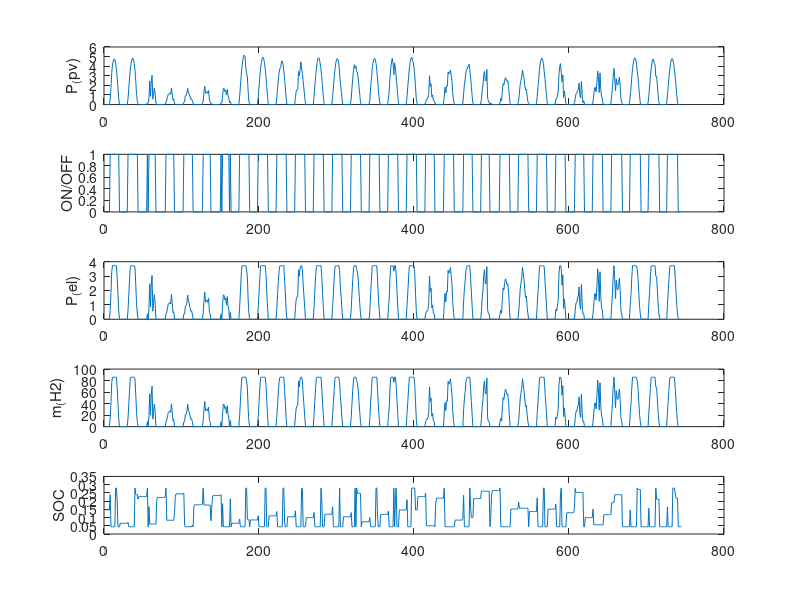

The MATLAB script that drew this image:

% Opex = 2;
% Capex = 5;
% mh2_year = 5000;
% Stack_dr = 0.00525; % Stack Degradation rate per year 0.525%
% N = 20; % Project life period 20 years
% r = 0.1; % Discount rate 10%
% 
% % Making LCOH Equation
% 
% % Generating vectors for 'n' and the discount factor
% n = 1:N;
% discount_factor = (1 + r).^n;
% 
% % Computing the two sums without loops
% one = sum(Opex ./ discount_factor);
% two = sum((mh2_year .* ((1 - Stack_dr).^n)) ./ discount_factor);
% 
% % Computing LCOH
% lcoh = (Capex + one) / two;

% 
% GHI = load("GHI.mat");
% GHI = GHI.GHI;
% Tamb = load("Tamb.mat");
% Tamb = Tamb.Tamb;
% nPeriods = length(GHI);

% ESeq1 = ES(1) == ES_rated.*SOC_in;
% ESeq2 = ES(2:nPeriodsplus1) == ES(1:nPeriods).*(1-sigmaES) + nESch.*P_ch - P_dch./nESds;

load("720_2 solar 20000 h2 optimization results.mat");

% plot(nPeriods, solution.P_ch);

% bar(solution.P_dch, nPeriods);
% bar(solution.del, nPeriods);


subplot(5,1,1)
plot(solution.P_pv);
ylabel("P_(pv)");

subplot(5,1,2)
plot(solution.del);
ylabel("ON/OFF");

subplot(5,1,3)
plot(solution.P_el);
ylabel("P_(el)");

subplot(5,1,4)
plot(solution.mh2);
ylabel("m_(H2)");

subplot(5,1,5)
plot(solution.ES);
ylabel("SOC");



